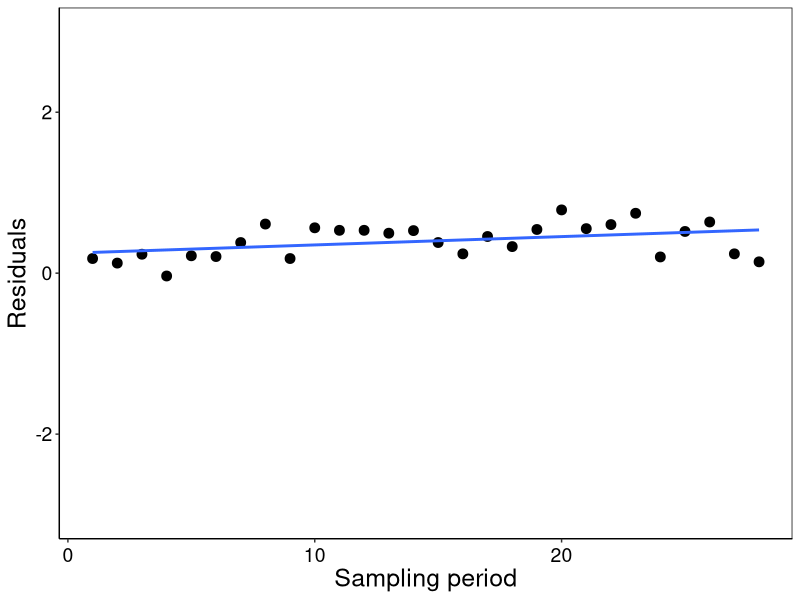
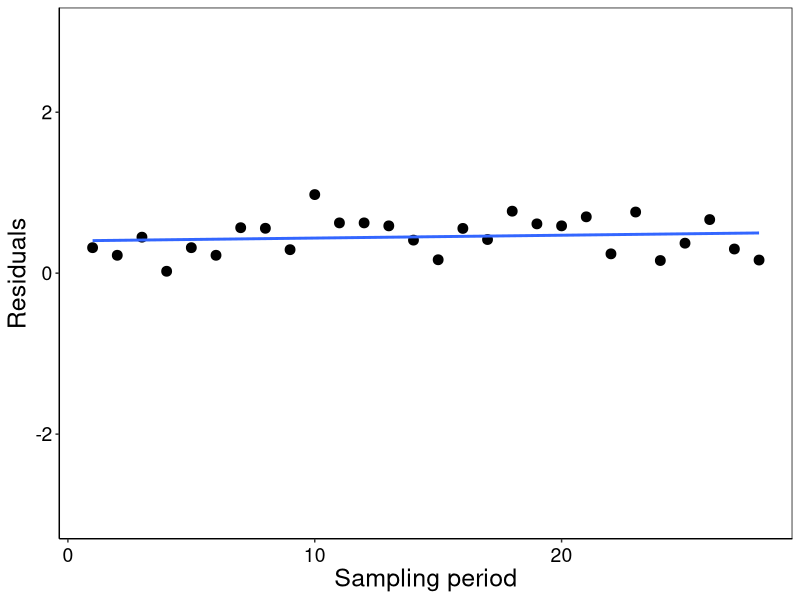
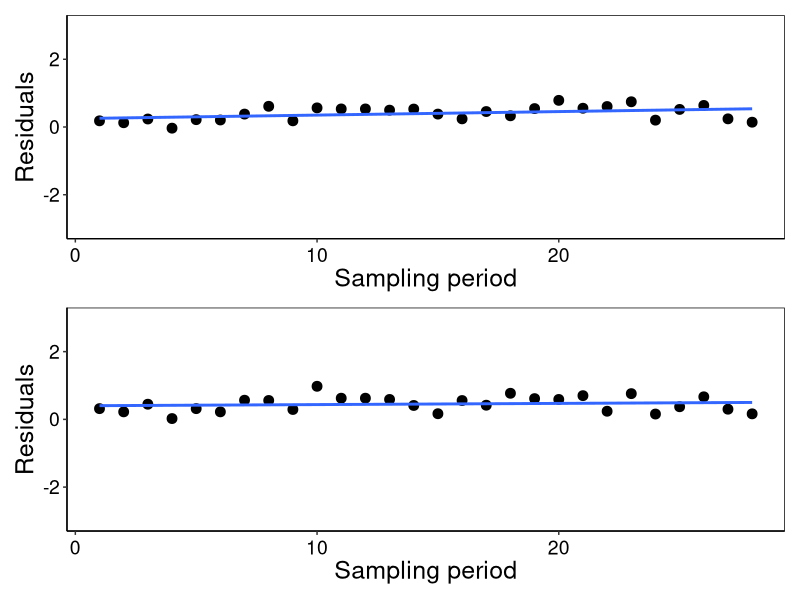

These charts were generated, in order, by the following R code: (Note: this script raises an error after producing the figures.)




#--------------------------------------------
# Shrimp no corrected
# 21 May 2020
#PEGF
#--------------------------------------------
#

library(modelr)
library(ggplot2)
library(dplyr)
library(patchwork)

ShrimpNC<- read.csv("6 ShrimpNOCorrected.csv")
ShrimpNC


# Lm QPA Leaf Litter ------------------------------------------------------

ShrimpNC <- ShrimpNC %>% select(TimeShrimp, QPAShrimpLog, QPBShrimpLog)
ShrimpNC <- na.omit(ShrimpNC)
ShrimpNC

QPAShrimpNC.mod  <- lm(QPAShrimpLog ~ TimeShrimp, na.action=na.omit, data=ShrimpNC)
summary(QPAShrimpNC.mod)

ShrimpNC$QPAresid<- QPAShrimpNC.mod$resid
ShrimpNC

1/apply(ShrimpNC, 2, sd)



S1 <- ggplot(ShrimpNC,aes(TimeShrimp,
                            y=QPAShrimpLog))+
  geom_point(size = 3) + 
  geom_smooth(method=lm,se=FALSE) +
  
  xlab('Sampling period')+ ylab("Residuals") +
  theme(axis.title.x = element_text(size = 18, angle = 00)) + # axis x
  theme(axis.title.y = element_text(size = 18, angle = 90)) +
  
  theme(axis.text.x=element_text(angle=0, size=14, vjust=0.5, color="black")) + #subaxis x
  theme(axis.text.y=element_text(angle=0, size=14, vjust=0.5, color="black")) + #subaxis y
  
  ylim(-3,3) +
  theme(panel.grid.major = element_blank(), panel.grid.minor = element_blank(),
        panel.background = element_blank(), axis.line = element_line(colour = "black")) +
  theme(panel.border = element_rect(colour = "black", fill=NA, size=0.5))
S1


# Shrimp QPB --------------------------------------------------------------


QPBShrimpNC.mod  <- lm(QPBShrimpLog ~ TimeShrimp, na.action=na.omit, data=ShrimpNC)
summary(QPBShrimpNC.mod)

ShrimpNC$QPBresid<- QPBShrimpNC.mod$resid
ShrimpNC

1/apply(ShrimpNC, 2, sd)


S2 <- ggplot(ShrimpNC,aes(TimeShrimp,
                                y=QPBShrimpLog))+
  geom_point(size = 3) + 
  geom_smooth(method=lm,se=FALSE) +
  
  xlab('Sampling period')+ ylab("Residuals") +
  theme(axis.title.x = element_text(size = 18, angle = 00)) + # axis x
  theme(axis.title.y = element_text(size = 18, angle = 90)) +
  
  theme(axis.text.x=element_text(angle=0, size=14, vjust=0.5, color="black")) + #subaxis x
  theme(axis.text.y=element_text(angle=0, size=14, vjust=0.5, color="black")) + #subaxis y
  
  ylim(-3,3) +
  theme(panel.grid.major = element_blank(), panel.grid.minor = element_blank(),
        panel.background = element_blank(), axis.line = element_line(colour = "black")) +
  theme(panel.border = element_rect(colour = "black", fill=NA, size=0.5))
S2

ShrimpsN<- S1 / S2
ShrimpsN + ggsave("ShrimpNCorrected.jpeg", width=6, height=10,dpi=600)





# Graph Shrimp vs Shrimp no corrected -------------------------------------



Sregression<- read.csv("6 Shrimp regressions.csv")
Sregression

RegressionS <- ggplot(Sregression, aes(Time, 
                                     value, 
                                     shape= variable , 
                                     col = stream)) + 
  geom_point(size = 5) +
  geom_smooth(method = 'lm', se = F,  aes(color=stream)) + #, alpha = .15, aes(fill = stream)) +
  
  
  xlab('Sampling period') + ylab("Resilience") + 
  theme(axis.title.x = element_text(size = 16, angle = 0)) +# axis x
  theme(axis.title.y = element_text(size = 16, angle = 90)) +
  
  theme(legend.title = element_text(color = "black", size = 14),  # Legend
        legend.text = element_text(color = "black", size = 12)) +
  
  geom_hline(yintercept = 0, color="darkred") +
  
  theme(panel.grid.major = element_blank(), panel.grid.minor = element_blank(),
        panel.background = element_blank(), axis.line = element_line(colour = "black")) +
  theme(panel.border = element_rect(colour = "black", fill=NA, size=0.5)) +
  
  labs(title="", subtitle="LN(Vdis/Vcont)",fill="", caption="") +
  
  ylim(-3.5,3.5) +
  
  theme(strip.text.x  = element_text(size = 14, colour = "black", angle = 0)) +
  theme(strip.background = element_rect(colour = "black", fill = "grey94")) +
  
  facet_grid(~ variable)
# facet_wrap(. ~ variable)
RegressionS
RegressionS + ggsave("RegressionSrimp.jpeg", width=10, height=6,dpi=600)


# Long term Shrimp --------------------------------------------------------

ShrimpNC
# QPA
S3 <- ggplot(ShrimpNC,aes(TimeCHLA,
                              y=QPAShrimp))+
  
  annotate(geom = "rect",xmin=1,xmax=36,ymin=14.32,ymax=22.73,alpha = 0.4,fill = "grey") +
  
  geom_point() + 
  geom_line() +
#  geom_errorbar(aes(ymin=QPACanopy-QPAsdCanopy, ymax=QPACanopy+QPAsdCanopy), width=.2,
 #               position=position_dodge(0.05)) + 
  geom_segment(aes(x = 1, y = 18.53, xend = 6, yend = 18.53))+
  geom_segment((aes(x = 7, y = 18.53, xend = 36, yend = 18.53)), color="red", linetype="dashed", size=1) +
  
  xlab('')+ ylab("Canopy cover (%)") +
  theme(axis.title.y = element_text(size = 18, angle = 90)) +
  
  theme(axis.text.x=element_text(angle=0, size=14, vjust=0.5, color="black")) + #subaxis x
  theme(axis.text.y=element_text(angle=0, size=14, vjust=0.5, color="black")) + #subaxis y
  
  ylim(5,45) +
  
  theme(panel.grid.major = element_blank(), panel.grid.minor = element_blank(),
        panel.background = element_blank(), axis.line = element_line(colour = "black")) +
  theme(panel.border = element_rect(colour = "black", fill=NA, size=0.5))

S3


S4 <- ggplot(ShrimpNC,aes(TimeCHLA,
                          y=QPBShrimp))+
  
  annotate(geom = "rect",xmin=1,xmax=36,ymin=8.03,ymax=11.72,alpha = 0.4,fill = "grey") +
  
  geom_point() + 
  geom_line() +
  #  geom_errorbar(aes(ymin=QPACanopy-QPAsdCanopy, ymax=QPACanopy+QPAsdCanopy), width=.2,
  #               position=position_dodge(0.05)) + 
  geom_segment(aes(x = 1, y = 9.88, xend = 6, yend = 9.88))+
  geom_segment((aes(x = 7, y = 9.88, xend = 36, yend = 9.88)), color="red", linetype="dashed", size=1) +
  
  xlab('')+ ylab("Canopy cover (%)") +
  theme(axis.title.y = element_text(size = 18, angle = 90)) +
  
  theme(axis.text.x=element_text(angle=0, size=14, vjust=0.5, color="black")) + #subaxis x
  theme(axis.text.y=element_text(angle=0, size=14, vjust=0.5, color="black")) + #subaxis y
  
  ylim(5,45) +
  
  theme(panel.grid.major = element_blank(), panel.grid.minor = element_blank(),
        panel.background = element_blank(), axis.line = element_line(colour = "black")) +
  theme(panel.border = element_rect(colour = "black", fill=NA, size=0.5))

S4


ShrimpNCorrected <- S3 / S4
ShrimpNCorrected + ggsave("CShrimpNCorrected.jpeg", width=6, height=10,dpi=600)
